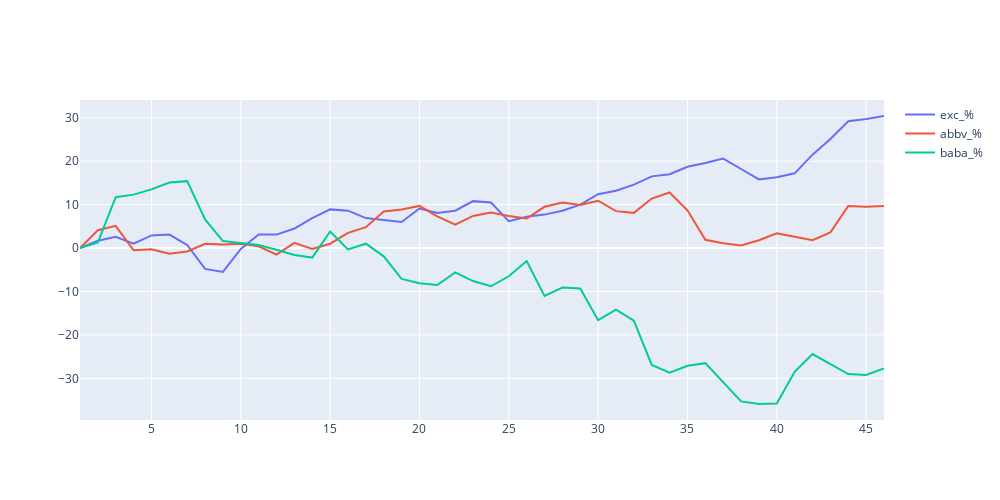

Write notebook code for a chart like this one.
### Code cell
import plotly.graph_objects as go
import numpy as np

fig = go.Figure()

fig.add_trace(go.Scatter(x=history21_df['week'], y=history21_df['exc_%'], mode='lines', name='exc_%'))
fig.add_trace(go.Scatter(x=history21_df['week'], y=history21_df['abbv_%'], mode='lines', name='abbv_%'))
fig.add_trace(go.Scatter(x=history21_df['week'], y=history21_df['baba_%'], mode='lines', name='baba_%'))

fig.update_layout(height = 500, width = 1000)

fig.show()

### Figure 1 — Plotly figure (JSON) as saved in the notebook; plotly's stock layout.template omitted (floating-point values rounded to 4 significant figures)
{"data": [{"mode": "lines", "name": "exc_%", "type": "scatter", "x": [1, 2, 3, 4, 5, 6, 7, 8, 9, 10, 11, 12, 13, 14, 15, 16, 17, 18, 19, 20, 21, 22, 23, 24, 25, 26, 27, 28, 29, 30, 31, 32, 33, 34, 35, 36, 37, 38, 39, 40, 41, 42, 43, 44, 45, 46], "y": [0, 1.7, 2.6, 1, 2.9, 3.1, 0.7, -4.8, -5.5, -0.2, 3.1, 3.1, 4.5, 6.9, 8.9, 8.6, 6.9, 6.5, 6, 9.1, 8.1, 8.6, 10.8, 10.5, 6.2, 7.2, 7.7, 8.6, 10, 12.4, 13.2, 14.6, 16.5, 17, 18.7, 19.6, 20.6, 18.2, 15.8, 16.3, 17.2, 21.5, 25.1, 29.2, 29.7, 30.4]}, {"mode": "lines", "name": "abbv_%", "type": "scatter", "x": [1, 2, 3, 4, 5, 6, 7, 8, 9, 10, 11, 12, 13, 14, 15, 16, 17, 18, 19, 20, 21, 22, 23, 24, 25, 26, 27, 28, 29, 30, 31, 32, 33, 34, 35, 36, 37, 38, 39, 40, 41, 42, 43, 44, 45, 46], "y": [0, 4.1, 5.1, -0.5, -0.3, -1.3, -0.8, 1, 0.8, 1, 0.4, -1.5, 1.2, -0.2, 1, 3.5, 4.8, 8.4, 8.9, 9.7, 7.3, 5.4, 7.4, 8.2, 7.4, 6.8, 9.5, 10.5, 9.9, 10.9, 8.5, 8.1, 11.4, 12.8, 8.7, 1.9, 1.1, 0.6, 1.8, 3.4, 2.6, 1.8, 3.6, 9.7, 9.5, 9.7]}, {"mode": "lines", "name": "baba_%", "type": "scatter", "x": [1, 2, 3, 4, 5, 6, 7, 8, 9, 10, 11, 12, 13, 14, 15, 16, 17, 18, 19, 20, 21, 22, 23, 24, 25, 26, 27, 28, 29, 30, 31, 32, 33, 34, 35, 36, 37, 38, 39, 40, 41, 42, 43, 44, 45, 46], "y": [0, 1.3, 11.7, 12.3, 13.5, 15.1, 15.4, 6.6, 1.6, 1.1, 0.7, -0.4, -1.6, -2.2, 3.8, -0.3, 1, -1.9, -7.1, -8.1, -8.5, -5.6, -7.6, -8.8, -6.5, -3, -11, -9.1, -9.3, -16.6, -14.2, -16.7, -26.9, -28.7, -27.1, -26.5, -31, -35.3, -35.9, -35.8, -28.5, -24.4, -26.7, -29.0, -29.2, -27.7]}], "layout": {"height": 500, "width": 1000}}
